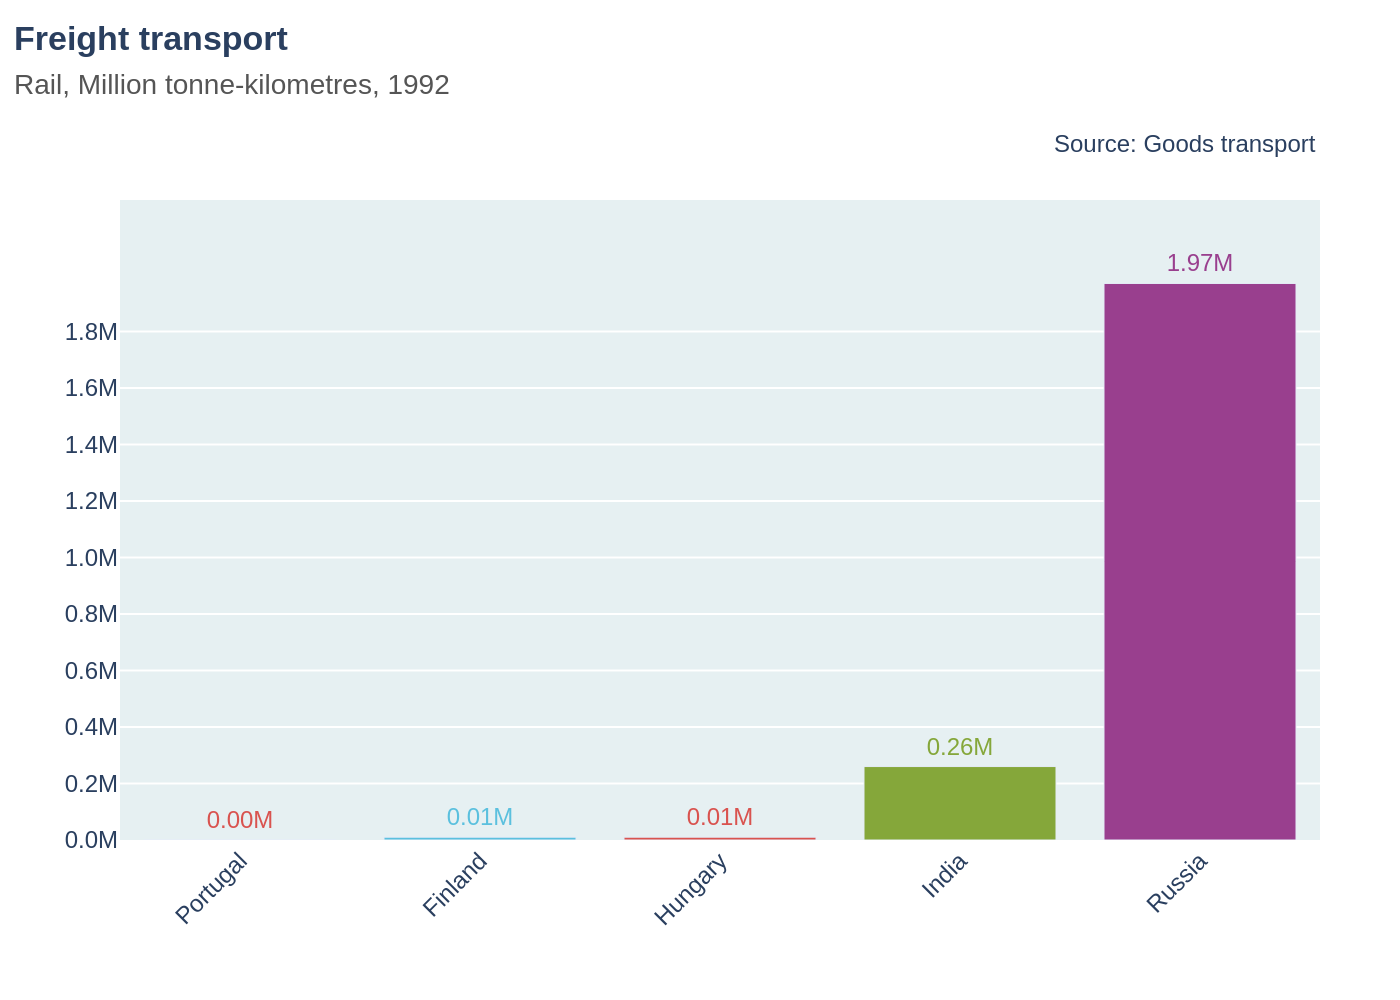

Generate this figure with Python:
import sys
import json
import os
import plotly.graph_objects as go

# --- 1. Load Data ---
# Check for command-line argument
if len(sys.argv) != 2:
    print("Usage: python create_chart.py <path_to_json_file>")
    sys.exit(1)

json_path = sys.argv[1]

# Check if the JSON file exists
if not os.path.exists(json_path):
    print(f"Error: JSON file not found at '{json_path}'")
    sys.exit(1)

# Load data from the specified JSON file
with open(json_path, 'r', encoding='utf-8') as f:
    config = json.load(f)

# Extract data and texts from the loaded JSON
chart_data = config['chart_data']
texts = config['texts']
colors = config['colors']

# Prepare data for Plotly
categories = [item['category'] for item in chart_data]
values = [item['value'] for item in chart_data]
text_labels = [item['text'] for item in chart_data]

# --- 2. Create Chart ---
# Initialize figure
fig = go.Figure()

# Add the bar trace with data-driven styling
fig.add_trace(go.Bar(
    x=categories,
    y=values,
    text=text_labels,
    textposition='outside',
    marker_color=colors,
    textfont=dict(
        color=colors,
        size=12,
        family="Arial"
    ),
    cliponaxis=False  # Ensures text for zero/small values is not clipped
))

# --- 3. Configure Layout ---
# Combine title and subtitle using HTML for styling
title_text = f"<b>{texts['title']}</b><br><span style='font-size:14px; color:#555555;'>{texts['subtitle']}</span>"

# Update layout properties
fig.update_layout(
    title=dict(
        text=title_text,
        x=0.01,
        y=0.95,
        xanchor='left',
        yanchor='top'
    ),
    yaxis=dict(
        # Set a dynamic range to ensure the highest bar's label fits
        range=[0, max(values) * 1.15 if max(values) > 0 else 0.1],
        tickvals=[i / 10 for i in range(0, 20, 2)],
        ticktext=[f"{i / 10:.1f}M" for i in range(0, 20, 2)],
        showgrid=True,
        gridcolor='white',
        zeroline=False,
        title_text=texts.get('y_axis_title')
    ),
    xaxis=dict(
        tickangle=-45,
        showgrid=False,
        title_text=texts.get('x_axis_title')
    ),
    annotations=[
        dict(
            xref='paper',
            yref='paper',
            x=1.0,
            y=1.06,
            text=texts['source'],
            showarrow=False,
            xanchor='right',
            yanchor='bottom',
            font=dict(
                size=12,
                family="Arial"
            )
        )
    ],
    plot_bgcolor='#e6f0f2',
    paper_bgcolor='white',
    showlegend=False,
    font=dict(
        family="Arial",
        size=12
    ),
    margin=dict(l=60, r=40, t=100, b=80)
)

# --- 4. Output Image ---
# Derive output filename from the input JSON filename
base_filename = os.path.splitext(os.path.basename(json_path))[0]
output_filename = f"{base_filename}.png"

# Save the figure as a high-resolution PNG image
fig.write_image(output_filename, scale=2)

print(f"Chart successfully generated and saved to '{output_filename}'")
